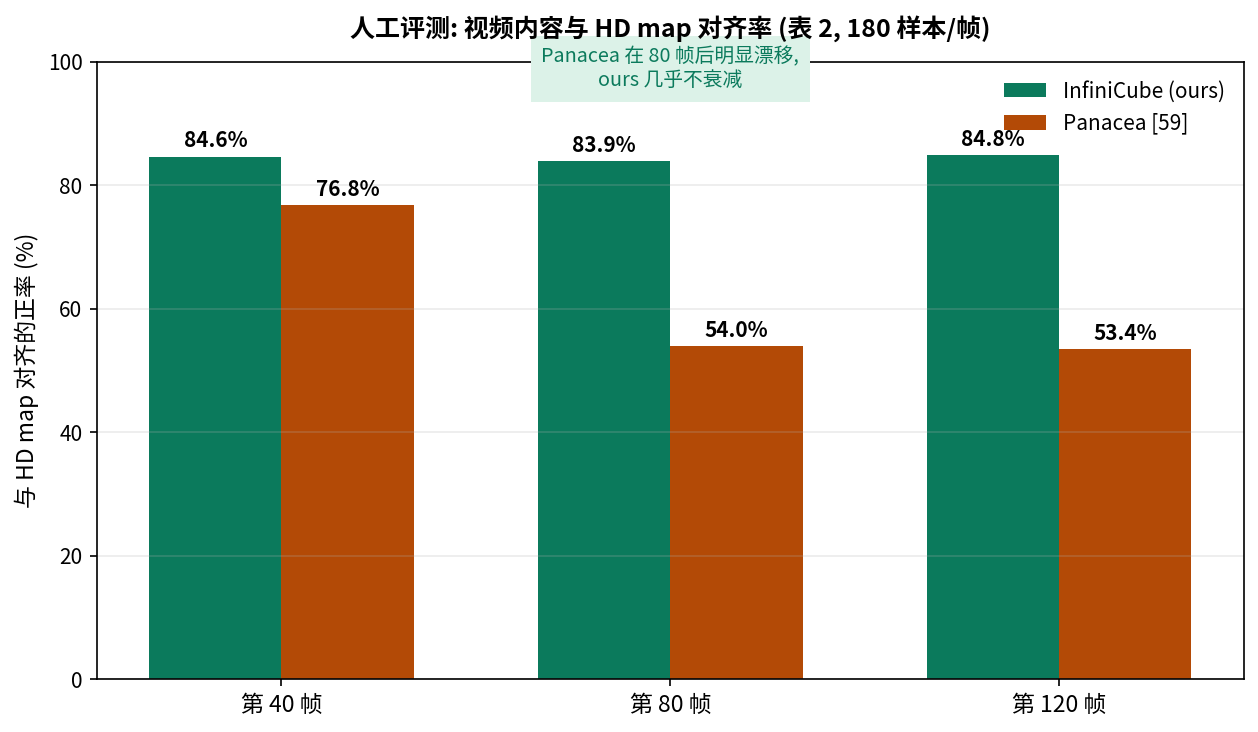

Here is the Python script that generated this plot:
# -*- coding: utf-8 -*-
"""InfiniCube Fig 4: 人工评测 —— 生成视频与 HD map 对齐的正率 (论文表 2).
180 样本/帧索引; ours vs Panacea (共享 ControlNet 首帧).
Panacea 随帧数衰减, ours 基本持平 —— guidance buffer 抑制了长程漂移.
"""
import matplotlib
matplotlib.use("Agg")
import numpy as np
import matplotlib.pyplot as plt

plt.rcParams["font.family"] = "Noto Sans CJK JP"
plt.rcParams["axes.unicode_minus"] = False

frames = ["第 40 帧", "第 80 帧", "第 120 帧"]
ours = [84.6, 83.9, 84.8]
panacea = [76.8, 54.0, 53.4]

x = np.arange(len(frames))
w = 0.34

fig, ax = plt.subplots(figsize=(8.5, 5))
fig.patch.set_facecolor("white")
ax.set_facecolor("white")

b1 = ax.bar(x - w / 2, ours, w, color="#0b7a5c", label="InfiniCube (ours)")
b2 = ax.bar(x + w / 2, panacea, w, color="#b34a06", label="Panacea [59]")
ax.set_xticks(x)
ax.set_xticklabels(frames, fontsize=11)
ax.set_ylabel("与 HD map 对齐的正率 (%)", fontsize=11)
ax.set_ylim(0, 100)
ax.set_title("人工评测: 视频内容与 HD map 对齐率 (表 2, 180 样本/帧)", fontsize=12,
             weight="bold", pad=12)
ax.legend(fontsize=10, frameon=False)
ax.grid(True, axis="y", alpha=0.25)

for bars in (b1, b2):
    for b in bars:
        ax.text(b.get_x() + b.get_width() / 2, b.get_height() + 1.5,
                f"{b.get_height():.1f}%", ha="center", fontsize=10, weight="bold")

ax.text(1, 96, "Panacea 在 80 帧后明显漂移,\nours 几乎不衰减", ha="center", fontsize=9.5,
        color="#0b7a5c", style="italic", bbox=dict(fc="#dcf2e8", ec="none", pad=5))

fig.tight_layout()
out = "/home/hatch/workspace/your_files/paper-xray-100/papers/049-WM-infinicube/fig-humaneval.png"
fig.savefig(out, dpi=150, bbox_inches="tight")
print("saved", out)
